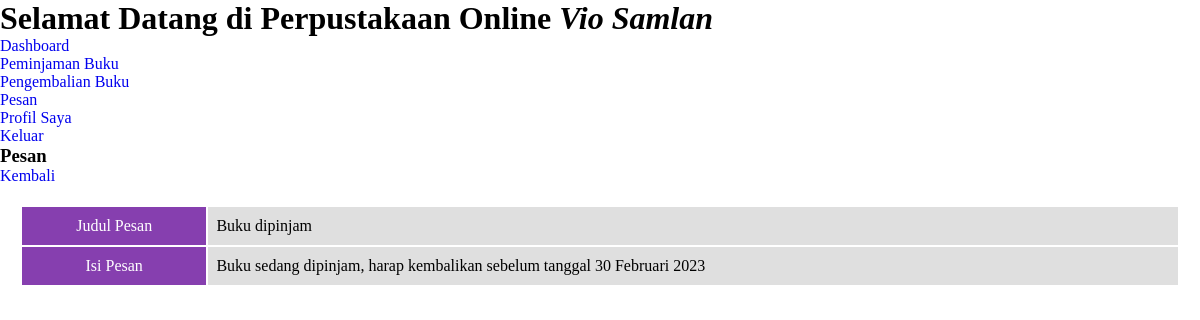
Screenshot of /user/baca.php?id=1 with the database file from the repository.
### tables this page shows
CREATE TABLE `user` (
  `id` int(11) NOT NULL,
  `kode` varchar(25) NOT NULL,
  `nis` char(20) NOT NULL,
  `fullname` varchar(50) NOT NULL,
  `username` varchar(50) NOT NULL,
  `password` text NOT NULL,
  `kelas` varchar(20) DEFAULT NULL,
  `alamat` text DEFAULT NULL,
  `verif` varchar(50) NOT NULL DEFAULT 'Akun terverifikasi',
  `role` enum('admin','user') NOT NULL,
  `join_date` datetime NOT NULL,
  `terakhir_login` datetime NOT NULL,
  `foto` text DEFAULT NULL
);

CREATE TABLE `pesan` (
  `id` int(11) NOT NULL,
  `id_penerima` int(11) NOT NULL,
  `id_pengirim` int(11) NOT NULL,
  `judul_pesan` varchar(50) NOT NULL,
  `isi_pesan` text NOT NULL,
  `status` enum('terkirim','dibaca') NOT NULL,
  `tanggal_kirim` datetime NOT NULL
);

### class/Database.php (called while the page is built, shortened)
<?php
class Database {
    private $hostname = "localhost";
    private $username = "root";
    private $password = "";
    private $database = "db_perpustakaan";
    public function __construct(){
        $this->db = mysqli_connect($this->hostname, $this->username, $this->password, $this->database);
    }
}
?>

### class/User.php (called while the page is built, shortened)
<?php
include_once("Database.php");
class User extends Database{
    public function find($id){
        $sql = "SELECT * FROM user WHERE id='$id'";
        return $this->db->query($sql)->fetch_assoc();
    }
}
?>

### class/Pesan.php (called while the page is built, shortened)
<?php
include_once("Database.php");
class Pesan extends Database{
    public function find($id){
        $sql = "SELECT * FROM pesan  WHERE id = '$id'";
        return $this->db->query($sql)->fetch_assoc();
    }
}
 ?>

### user/baca.php (the view, shortened to what this page needs)
<?php
include_once("../class/Pesan.php");
$id_pesan = $_GET["id"];
$pesan = new Pesan;
$data_pesan = $pesan->find($id_pesan);
?>
<!DOCTYPE html>
<html lang="en">
<head>
    <link rel="stylesheet" href="../assets/css/style.css" type="text/css">
</head>
<body>
    <?php include("../partials/sidebar.php") ?>
    <div class="table">
        <h3>Pesan</h3>
        <a href="pesan.php">Kembali</a>
        <table>
            <tr>
                <th>Judul Pesan</th>
                <td><?= $data_pesan["judul_pesan"]; ?></td>
            </tr>
            <tr>
                <th>Isi Pesan</th>
                <td><?= $data_pesan["isi_pesan"]; ?></td>
            </tr>
        </table>
    </div>
</body>
</html>

### partials/sidebar.php
<?php
include_once("../class/User.php");
$user = new User;
$data_user = $user->find(2);
?>
<div class="sidebar">
    <h1>Selamat Datang di Perpustakaan Online <i><?= $data_user["fullname"] ?></i></h1>
    <ul>
        <li> <a href="index.php">Dashboard</a></li>
        <li> <a href="peminjaman.php">Peminjaman Buku</a></li>
        <li> <a href="pengembalian.php">Pengembalian Buku</a></li>
        <li> <a href="pesan.php">Pesan</a></li>
        <li> <a href="profil.php">Profil Saya</a></li>
        <li> <a href="../logout.php">Keluar</a></li>
    </ul>
</div>

### assets/css/style.css (style rules this page uses)
* { margin: 0; padding: 0; box-sizing: border-box; list-style: none; text-decoration: none; }
.table table { width: 100%; padding: 20px; }
.table table th { background-color: #863faf; color: white; padding: 10px; font-weight: 400; }
.table table td { background-color: #dfdfdf; padding: 8px; text-align: justify; }

### rows the page displays
user: fullname "Vio Samlan"
pesan: judul_pesan "Buku dipinjam", isi_pesan "Buku sedang dipinjam, harap kembalikan sebelum tanggal 30 Februari 2023"
